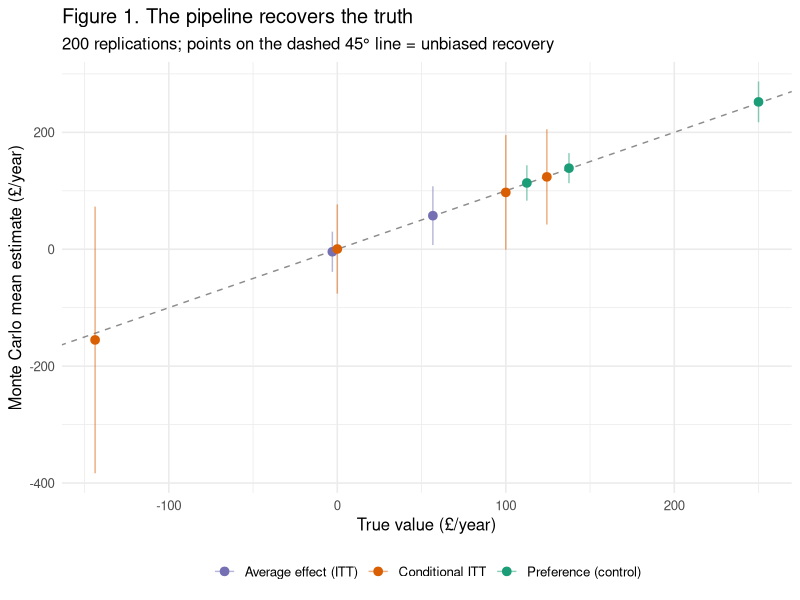
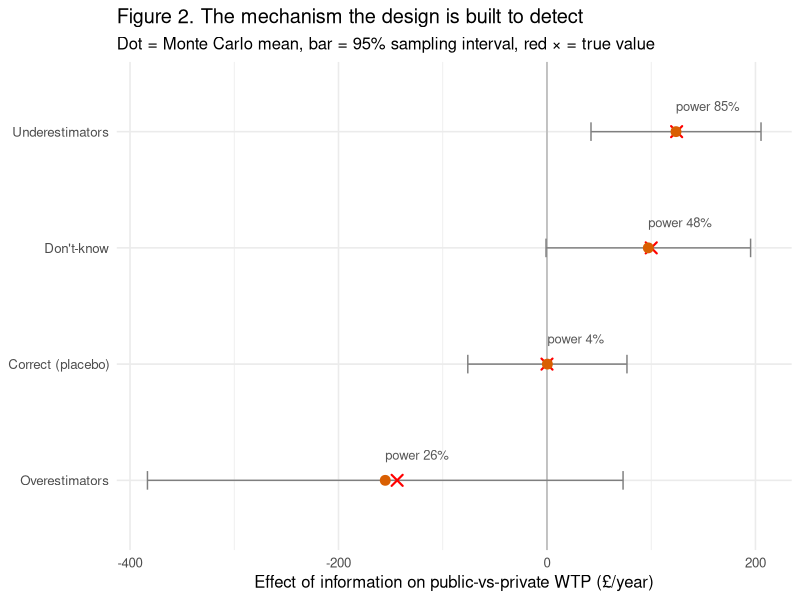

These figures' R source, in order:
## make_sim_figures.R — paper figures from the completed itt/cate Monte Carlo.
suppressMessages(library(ggplot2))
itt  <- read.csv("outputs/mc_summary_itt_dir.csv",  stringsAsFactors=FALSE)
cate <- read.csv("outputs/mc_summary_cate_dir.csv", stringsAsFactors=FALSE)
g <- function(df, q) df[df$quantity==q, c("truth","mc_mean","mc_sd","power_alpha05","coverage_95")]

## ---- assemble a tidy frame of the headline quantities ----
spec <- list(
  list(itt,  "public_vs_private__control", "Control: public vs private", "Preference (control)"),
  list(itt,  "public_vs_club__control",    "Control: public vs club",    "Preference (control)"),
  list(itt,  "club_vs_private__control",   "Control: club vs private",   "Preference (control)"),
  list(itt,  "ITT_public_vs_private",      "ITT: public vs private",     "Average effect (ITT)"),
  list(itt,  "ITT_public_vs_club",         "ITT: public vs club",        "Average effect (ITT)"),
  list(cate, "CITT_under__public_vs_private",   "Underestimators", "Conditional ITT"),
  list(cate, "CITT_dk__public_vs_private",      "Don't-know",      "Conditional ITT"),
  list(cate, "CITT_correct__public_vs_private", "Correct (placebo)", "Conditional ITT"),
  list(cate, "CITT_over__public_vs_private",    "Overestimators",  "Conditional ITT")
)
D <- do.call(rbind, lapply(spec, function(s) {
  r <- g(s[[1]], s[[2]]); r$label <- s[[3]]; r$group <- s[[4]]; r
}))
D$lo <- D$mc_mean - 1.96*D$mc_sd; D$hi <- D$mc_mean + 1.96*D$mc_sd

## ---- Figure 1: recovery (true value vs Monte Carlo mean) ----
f1 <- ggplot(D, aes(truth, mc_mean, colour=group)) +
  geom_abline(slope=1, intercept=0, linetype=2, colour="grey55") +
  geom_errorbar(aes(ymin=lo, ymax=hi), width=0, alpha=.5) +
  geom_point(size=2.6) +
  scale_colour_manual(values=c("Preference (control)"="#1b9e77",
                               "Average effect (ITT)"="#7570b3",
                               "Conditional ITT"="#d95f02")) +
  labs(x="True value (£/year)", y="Monte Carlo mean estimate (£/year)",
       colour=NULL,
       title="Figure 1. The pipeline recovers the truth",
       subtitle="200 replications; points on the dashed 45° line = unbiased recovery") +
  theme_minimal(base_size=12) + theme(legend.position="bottom")
ggsave("outputs/fig1_recovery.png", f1, width=7, height=5.2, dpi=160)

## ---- Figure 2: the mechanism — conditional ITTs by prior-gap category ----
C <- D[D$group=="Conditional ITT", ]
C$label <- factor(C$label, levels=c("Overestimators","Correct (placebo)","Don't-know","Underestimators"))
C$plab  <- sprintf("power %.0f%%", 100*C$power_alpha05)
f2 <- ggplot(C, aes(mc_mean, label)) +
  geom_vline(xintercept=0, colour="grey70") +
  geom_errorbarh(aes(xmin=lo, xmax=hi), height=.16, colour="grey50") +
  geom_point(aes(x=truth), shape=4, size=3, stroke=1.1, colour="red") +
  geom_point(size=3, colour="#d95f02") +
  geom_text(aes(label=plab), hjust=0, nudge_y=.22, size=3.3, colour="grey35") +
  labs(x="Effect of information on public-vs-private WTP (£/year)", y=NULL,
       title="Figure 2. The mechanism the design is built to detect",
       subtitle="Dot = Monte Carlo mean, bar = 95% sampling interval, red × = true value") +
  theme_minimal(base_size=12)
ggsave("outputs/fig2_mechanism.png", f2, width=7.4, height=4.2, dpi=160)

cat("wrote outputs/fig1_recovery.png and outputs/fig2_mechanism.png\n")
print(D[,c("label","truth","mc_mean","power_alpha05","coverage_95")], row.names=FALSE)
